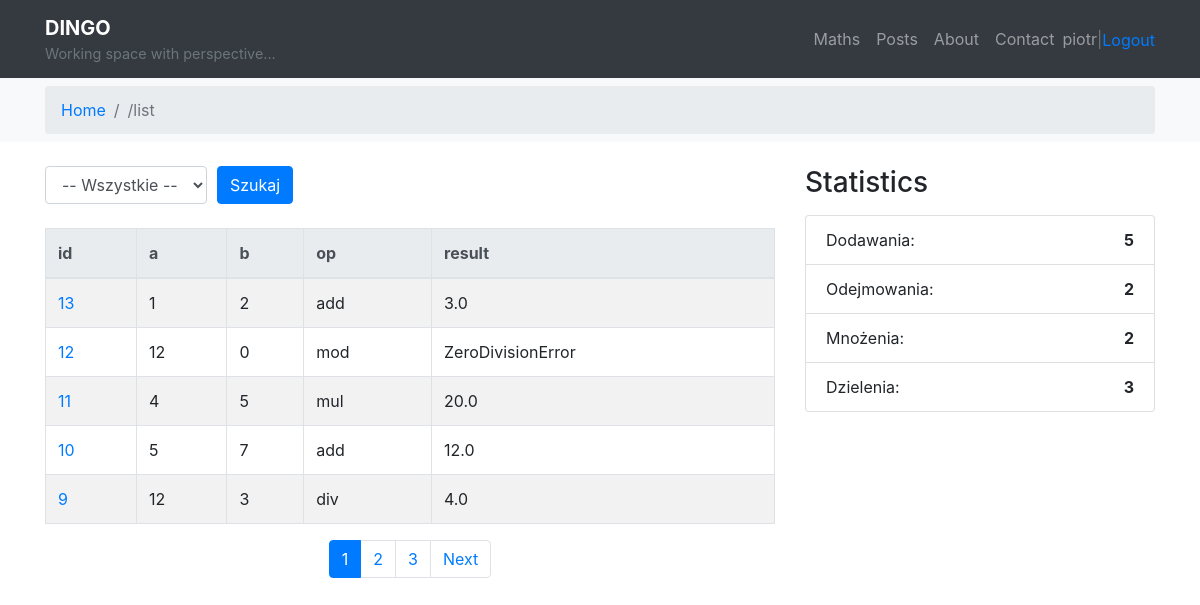
/maths/histories/ (signed in), run on the app's committed database.
### maths/models.py (models this page shows, shortened)
class Math(models.Model):
    operation = models.CharField(max_length=5, choices=OPERATION_CHOICES)
    a = models.IntegerField()
    b = models.IntegerField()
    created = models.DateTimeField(auto_now_add=True)
    result = models.ForeignKey(
        'maths.Result',
        on_delete=models.CASCADE,
        null=True,
        blank=True
    )
    class Meta:
        ordering = ["-id"]

class Result(models.Model):
    value = models.FloatField(blank=True, null=True, unique=True)
    error = models.CharField(
        max_length=255,
        null=True,
        blank=True,
        unique=True
    )

### maths/views.py (the view)
# urls.py: path('histories/', maths_list, name="list"),
@login_required
def maths_list(request):
    operation = request.GET.get("operation")
    if operation:
        maths = Math.objects.filter(operation=operation)
    else:
        maths = Math.objects.all()
    paginator = Paginator(maths.order_by("-id"), 5)
    page_number = request.GET.get("page")
    maths_page = paginator.get_page(page_number)
    stats = Math.objects.values('operation').annotate(count=Count('id'))
    stats_dict = {op['operation']: op['count'] for op in stats}
    context = {
        "maths": maths_page,
        "current_operation": operation,
        "stats": {
            "add": stats_dict.get("add", 0),
            "sub": stats_dict.get("sub", 0),
            "mul": stats_dict.get("mul", 0),
            "div": stats_dict.get("div", 0),
        }
    }
    return render(request, "maths/list.html", context)

### maths/templates/maths/list.html (shortened to what this page needs)
{% extends "main.html" %}
{% load static %}
{% load bootstrap4 %}
{% block content %}
<div class="row">
    <div class="col-md-8">
        <form method="get" class="form-row align-items-center mb-4">
            <div class="col-auto">
                <select class="form-control" name="operation" id="operation">
                    <option value="">-- Wszystkie --</option>
                </select>
            </div>
            <div class="col-auto">
                <button type="submit" class="btn btn-primary">Szukaj</button>
            </div>
        </form>
        <table class="table table-striped table-bordered">
            <thead class="thead-light">
                <tr>
                    <th>id</th>
                    <th>a</th>
                    <th>b</th>
                    <th>op</th>
                    <th>result</th>
                </tr>
            </thead>
            <tbody>
                {% for m in maths %}
                    <tr>
                        <td><a href="{% url 'maths:details' m.id %}">{{ m.id }}</a></td>
                        <td>{{ m.a }}</td>
                        <td>{{ m.b }}</td>
                        <td>{{ m.operation }}</td>
                        <td>
                            {% if m.result %}
                                {% if m.result.value %}
                                    {{ m.result.value }}
                                {% elif m.result.error %}
                                    {{ m.result.error }}
                                {% endif %}
                            {% else %}
                                <em>brak</em>
                            {% endif %}
                        </td>
                    </tr>
                {% empty %}
                    <tr><td colspan="5">Brak wyników</td></tr>
                {% endfor %}
            </tbody>
        </table>
        {% if maths.has_other_pages %}
            <nav>
                <ul class="pagination justify-content-center">
                    {% for num in maths.paginator.page_range %}
                        <li class="page-item {% if maths.number == num %}active{% endif %}">
                            <a class="page-link" href="?page={{ num }}{% if current_operation %}&operation={{ current_operation }}{% endif %}">{{ num }}</a>
                        </li>
                    {% endfor %}
                    {% if maths.has_next %}
                        <li class="page-item">
                            <a class="page-link" href="?page={{ maths.next_page_number }}{% if current_operation %}&operation={{ current_operation }}{% endif %}">Next</a>
                        </li>
                    {% endif %}
                </ul>
            </nav>
        {% endif %}
    </div>
    <div class="col-md-4">
        <h3 class="mb-3">Statistics</h3>
        <ul class="list-group">
            <li class="list-group-item d-flex justify-content-between">
                <span>Dodawania:</span> <strong>{{ stats.add }}</strong>
            </li>
            <li class="list-group-item d-flex justify-content-between">
                <span>Odejmowania:</span> <strong>{{ stats.sub }}</strong>
            </li>
            <li class="list-group-item d-flex justify-content-between">
                <span>Mnożenia:</span> <strong>{{ stats.mul }}</strong>
            </li>
            <li class="list-group-item d-flex justify-content-between">
                <span>Dzielenia:</span> <strong>{{ stats.div }}</strong>
            </li>
        </ul>
    </div>
</div>
{% endblock %}

### templates/main.html (shortened to what this page needs)
{% load bootstrap4 %}
{% load static %}
<!DOCTYPE html>
<html lang="en">
<head>
    <link rel="stylesheet" href="{% static 'maths/css/style.css' %}">
    {% bootstrap_css %}
</head>
<body>
<nav class="navbar navbar-expand-lg navbar-dark bg-dark">
    <div class="container">
      <a class="navbar-brand" href="{% url 'welcome' %}">
        <div class="d-flex flex-column">
          <strong>DINGO</strong>
          <small class="text-muted" style="font-size: 0.9rem;">Working space with perspective...</small>
        </div>
      </a>
      <div class="collapse navbar-collapse justify-content-end" id="navbarNav">
        <ul class="navbar-nav text-right">
          <li class="nav-item">
            <a class="nav-link" href="{% url 'maths:list' %}">Maths</a>
          </li>
          <li class="nav-item">
            <a class="nav-link" href="{% url 'posts:post_list' %}">Posts</a>
          </li>
          <li class="nav-item">
            <a class="nav-link" href="{% url 'about' %}">About</a>
          </li>
          <li class="nav-item">
            <a class="nav-link" href="{% url 'contact' %}">Contact</a>
          </li>
          {% if user.is_authenticated %}
          <li class="nav-item d-flex align-items-center">
            <span class="nav-link p-0">{{ user.username }}</span>
            <span class="nav-item text-muted me-3">|</span>
            <form method="post" action="{% url 'logout' %}" class="m-0">
              <button type="submit" class="btn btn-link p-0" style="border:none; background:none;">Logout</button>
            </form>
          </li>
          {% else %}
            <li class="nav-item">
              <a class="nav-link" href="{% url 'login' %}">Login</a>
            </li>
          {% endif %}
        </ul>
      </div>
    </div>
  </nav>
<nav class="bg-light py-2 px-3 mb-4" aria-label="breadcrumb">
    <div class="container">
        <ol class="breadcrumb mb-0">
            <li class="breadcrumb-item"><a href="{% url 'welcome' %}">Home</a></li>
            {% if request.resolver_match.url_name != "welcome" %}
                <li class="breadcrumb-item active" aria-current="page">
                    /{{ request.resolver_match.url_name }}
                </li>
            {% endif %}
        </ol>
    </div>
</nav>
<div class="container">
    {% block content %}{% endblock %}
</div>
</body>
</html>

### data on the page
Math: id "13", a "1", b "2", operation "add", result.value "3.0"
Math: id "12", a "12", b "0", operation "mod", result.error "ZeroDivisionError"
Math: id "11", a "4", b "5", operation "mul", result.value "20.0"
Math: id "10", a "5", b "7", operation "add", result.value "12.0"
Math: id "9", a "12", b "3", operation "div", result.value "4.0"

### other printed values
{{ user.username }} "piotr"
{{ request.resolver_match.url_name }} "list"
{{ num }} "1" "2" "3"
{{ stats.add }} "5"
{{ stats.sub }} "2"
{{ stats.mul }} "2"
{{ stats.div }} "3"
